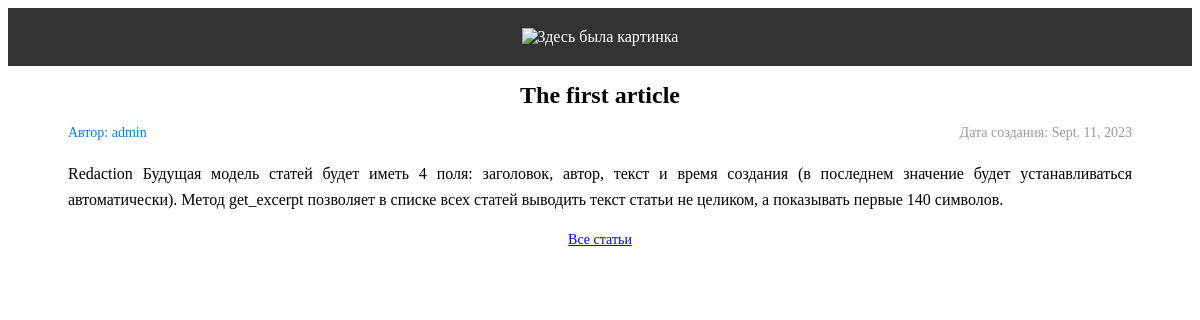
The page /articles/article/1/ on the database as committed earlier.
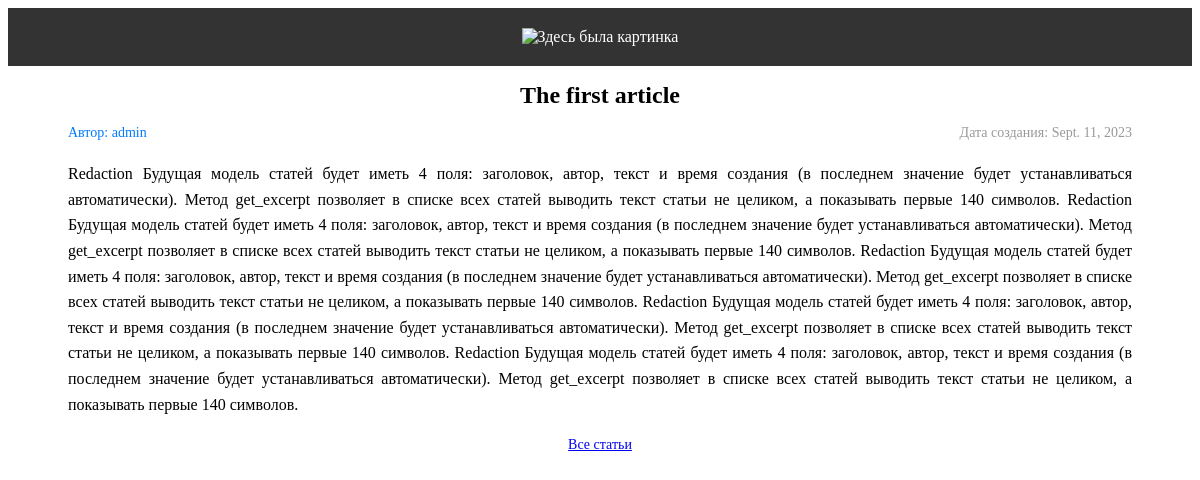
The same page on the database as committed later.
### articles/models.py (models this page shows, shortened)
class Article(models.Model):
    title = models.CharField(max_length=200)
    author = models.ForeignKey(User, on_delete=models.CASCADE)
    text = models.TextField()
    created_date = models.DateField(auto_now_add = True)

### articles/views.py (the view)
# urls.py: path('article/<int:article_id>/', views.article_detail, name='article_detail'),
def article_detail(request, article_id):
    article = get_object_or_404(Article, pk=article_id)
    return render(request, 'articles/article_detail.html', {'article': article})

### articles/templates/articles/article_detail.html (shortened to what this page needs)
{% load static %}
<!DOCTYPE html>
<html>
<head>
    <link rel="stylesheet" type="text/css" href="/static/css/styles2.css">
</head>
<body>
    <div class="header">
        <img src="https://is.gd/0qjA0j" alt="Здесь была картинка">
    </div>
    <div class="article-detail">
        <h1 class="article-title-center">{{ article.title }}</h1>
        <div class="article-info">
            <div class="article-author">Автор: {{ article.author.username }}</div>
            <div class="article-created-date">Дата создания: {{ article.created_date }}</div>
        </div>
        <div class="article-text">
            {{ article.text|safe }}
        </div>
        <div class="all-articles-link">
        <a href="http://127.0.0.1:8000/articles">Все статьи</http:>
        </div>
    </div>
</body>
</html>

Rows that differ between the two databases and show on the page:
changed Article "The first article": text "…показывать первые 140 символов." → "…показывать первые 140 символов. Redaction Будущая модель статей будет иметь 4 поля: заголовок, автор, текст и время создания (в последнем значение будет устанавливаться автоматически). Метод get_excerpt позволяет в списке всех статей выводить текст статьи не целиком, а показывать первые 140 символов. Redaction Будущая модель статей будет иметь 4 поля: заголовок, автор, текст и время создания (в последнем значение будет устанавливаться автоматически). Метод get_excerpt позволяет в списке всех статей выводить текст статьи не целиком, а показывать первые 140 символов. Redaction Будущая модель статей будет иметь 4 поля: заголовок, автор, текст и время создания (в последнем значение будет…"
